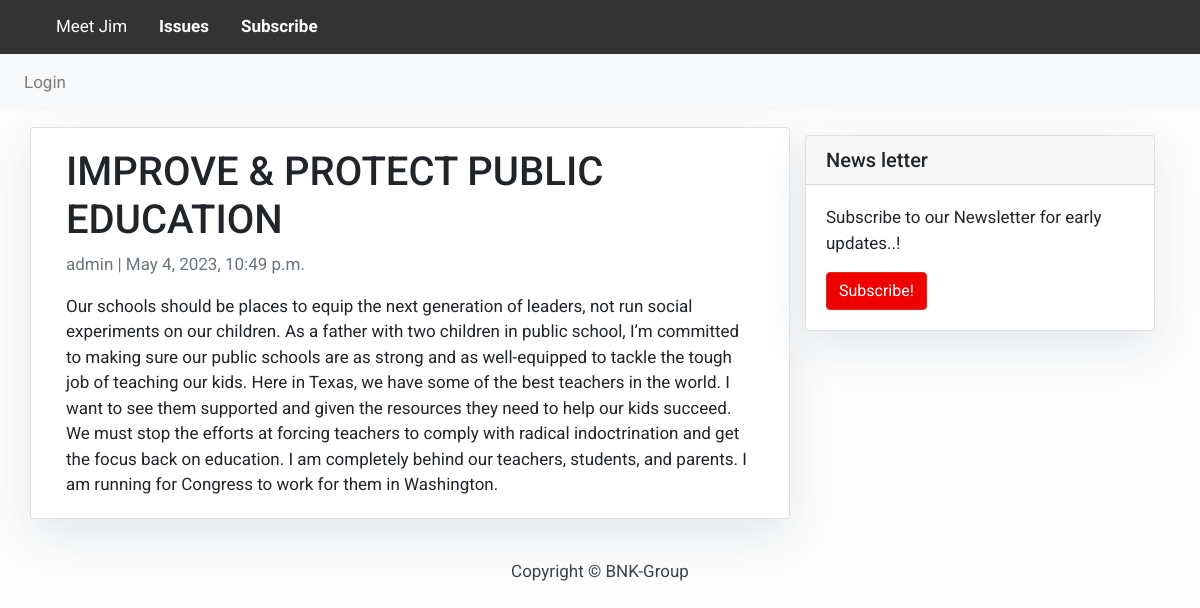
Screenshot of /improve-protect-public-education/ with the database file from the repository.
### blog/models.py (models this page shows, shortened)
class Post(models.Model):
    title = models.CharField(max_length=200, unique=True)
    slug = models.SlugField(max_length=200, unique=True)
    author = models.ForeignKey(User, on_delete=models.CASCADE, related_name='blog_posts')
    updated_on = models.DateTimeField(auto_now=True)
    content = models.TextField()
    created_on = models.DateTimeField(auto_now_add=True)
    status = models.IntegerField(choices=STATUS, default=0)
    class Meta:
        ordering = ['-created_on']

### blog/views.py (the view)
# urls.py: path('<slug:slug>/', views.PostDetail.as_view(), name='post_detail'),
class PostDetail(generic.DetailView):
    model = Post
    template_name = 'post_detail.html'

### blog/templates/post_detail.html
{% extends 'base.html' %}
{% block content %}
<div class="container">
  <div class="row">
    <div class="col-md-8 card mb-4  mt-3 left  top">
      <div class="card-body">
        <h1>{% block title %} {{ object.title }} {% endblock title %}</h1>
        <p class=" text-muted">{{ post.author }} | {{ post.created_on }}</p>
        <p class="card-text ">{{ object.content | safe }}</p>
      </div>
    </div>
    {% block sidebar %} {% include 'sidebar.html' %} {% endblock sidebar %}
  </div>
</div>
{% endblock content %}

### blog/templates/base.html (style rules this page uses)
body { font-family: "Roboto", sans-serif; font-size: 17px; background-color: #fdfdfd; }

### blog/templates/sidebar.html (style rules this page uses)
.card { box-shadow: 0 16px 48px #E3E7EB; }

### rows the page displays
Post: title "IMPROVE & PROTECT PUBLIC EDUCATION", author "admin", created_on "May 4, 2023, 10:49 p.m.", content "Our schools should be places to equip the next generation of leaders, not run social experiments on our children. As a father with two children in public school, I’m committed to making sure our public schools are as strong and as well-equipped to tackle the tough job of teaching our kids. Here in Texas, we have some of the best teachers in the world. I want to see them supported and given the resources they need to help our kids succeed. We must stop the efforts at forcing teachers to comply with radical indoctrination and get the focus back on education. I am completely behind our teachers, students, and parents. I am running for Congress to work for them in Washington."
